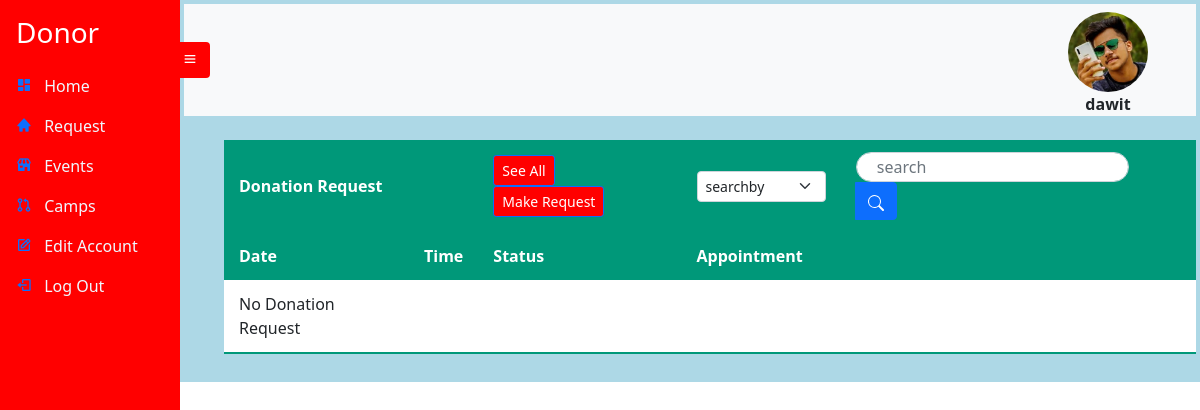
The app's page /donationrequest/notall (signed in), older data.
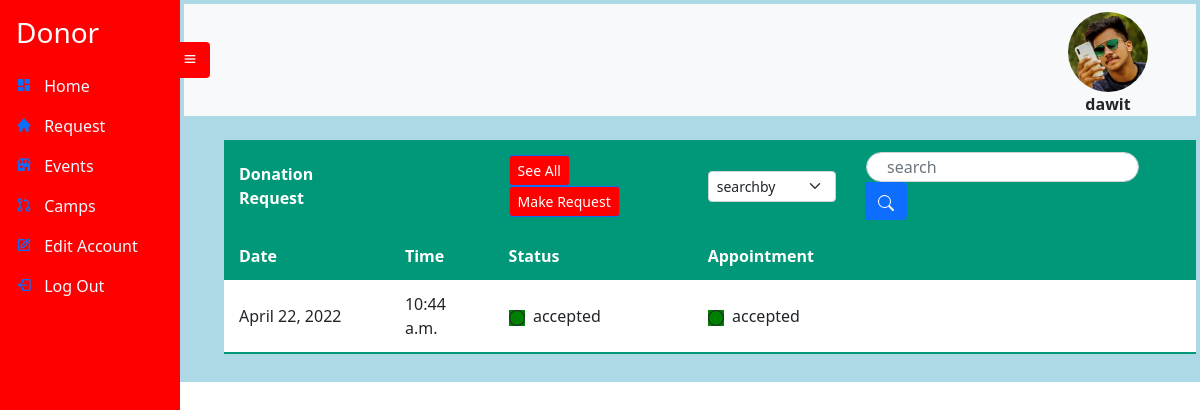
The same page, newer data.
### Donor/models.py (models this page shows, shortened)
class DonationRequestFormResult(models.Model):
    Result_id = models.UUIDField(default=uuid.uuid4, unique=True,
                          primary_key=True, editable=False)
    Donor_id = models.ForeignKey(Donor , null=True , on_delete=models.SET_NULL,blank=True , unique=False)
    HeartDisease = models.CharField(max_length=3, null=True , blank=True ,choices=Answer_choices)
    Kidney_Lung_Bloodpressure_Diabetes_Epilepsy = models.CharField(max_length=3, null=True , blank=True ,  choices=Answer_choices)
    Liverproblems = models.CharField(max_length=3, null=True , blank=True ,choices=Answer_choices)
    STD = models.CharField(max_length=3, null=True , blank=True ,choices=Answer_choices)
    Tattoo_Ear_skin_pierced_lastmonth= models.CharField(max_length=3, null=True , blank=True ,choices=Answer_choices)
    Slpet_Unsafely_OtherThanPartner = models.CharField(max_length=3, null=True , blank=True ,choices=Answer_choices)
    SeriousSkinRepair = models.CharField(max_length=3, null=True , blank=True ,choices=Answer_choices)
    Preagnant = models.CharField(max_length=3, null=True , blank=True,choices=Answer_choices)
    Abortion = models.CharField(max_length=3, null=True , blank=True,choices=Answer_choices)
    BreastFeeding = models.CharField(max_length=3, null=True , blank=True,choices=Answer_choices)
    BloodHealthfulnessInfo = models.CharField(max_length=10, null=True , blank=True,choices=Answer_choices)
    Status = models.CharField(null=True , max_length=11 , blank=True , default='in progress')
    Request_time = models.TimeField(auto_now_add=True , null=True , blank=True)
    Request_Date = models.DateField(auto_now_add=True  , null=True , blank=True)

class Appointment(models.Model):
    App_id = models.UUIDField(default=uuid.uuid4, unique=True,
                          primary_key=True, editable=False)
    Donor_id = models.ForeignKey(Donor , on_delete=models.SET_NULL, null=True , blank=True , unique=False)
    Date = models.DateField()
    Time = models.TimeField()
    status = models.CharField(null=True , max_length=11 , blank=True , default='in progress')

### Donor/views.py (the view, shortened to what this page needs)
# urls.py: path('donationrequest/<type>' , views.DonationRequest , name='donationrequest'),
def DonationRequest(request , type):
    donor = DonorState(request)['donor']
    donation = None
    appointment = None
    try:
        if(type=='all'):
            donation = DonationRequestFormResult.objects.filter(Donor_id = donor.Donor_id)
        elif(type=='notall'):
            donation = DonationRequestFormResult.objects.filter(Donor_id = donor.Donor_id)[0:5]
    except:
        donation = None
    try:
        if(type=='all'):
            appointment = Appointment.objects.filter(Donor_id = str(donor.Donor_id))
        elif(type=='notall'):
            appointment = Appointment.objects.filter(Donor_id = str(donor.Donor_id))[0:5]
    except:
        print('no appointment')
        appointment = None
    my_list=[]
    try:
        my_list = list(itertools.zip_longest(donation,appointment))
        print('list is set')
    except:
        my_list = []
        print('list is empty')
    context = {'list':my_list , 'donation':donation , 'donor':donor}
    return render (request , 'donor/donationrequest.html' , context  )

### Donor/views.py (called while the page is built)
def DonorState(request):
    donor = request.user
    context = {'donor': Donor.objects.get(Account_id = donor.id) }
    return context

### templates/donor/donationrequest.html (shortened to what this page needs)
{% extends 'donor/donor.html' %}
{% load static %}
{% block content %}
<br>
<table class="styled-table">
    <thead>
         <tr>
           <th>Donation Request</th>
           <th></th>
           <th><a href="{% url 'donationrequest' 'all' %}"><button type="button" class="btn btn-primary btn-sm" style= "background-color: red;">See All</button></a>&nbsp;
            <a href="{% url 'makerequest'  %}"><button type="button" class="btn btn-primary btn-sm" style= "background-color: red;">Make Request</button></a>
            </th>
            <form method="post" action="{% url 'donationrequest' 'searched' %}">
            <th>
              <select class="form-select form-select-sm" name='searchby' aria-label=".form-select-sm example">
              <option selected>searchby</option>
            </select>
            </th>
            <th>
              <div class="input-group">
                <div class="form-outline">
                  <input type="search" id="form1" name='searched' placeholder="search" class="form-control" />
                </div>
                <button type="submit"  class="btn btn-primary">
                </button>
              </div>
            </th>
            <th></th>
          </form>
          </tr>
          {% include 'donor/donationrequestlist.html' %}
{% endblock %}

### templates/donor/donationrequestlist.html
       <tr >
           <th>Date</th>
           <th>Time</th>
           <th>Status</th>
           <th>Appointment</th>
           <th></th>
           <th></th>
       </tr>
   </thead>
   <tbody>
     {% if list %}
     {% for don,app in list %}
     <tr>
      <td>{{ don.Request_Date }}</td>
      <td>{{ don.Request_time }}</td>
      {% if don.Status == 'in progress' %}
      <td><svg xmlns="http://www.w3.org/2000/svg" width="16" height="16" fill="currentColor" style="background-color: yellow;" class="bi bi-circle"  viewBox="0 0 16 16">
        <path d="M8 15A7 7 0 1 1 8 1a7 7 0 0 1 0 14zm0 1A8 8 0 1 0 8 0a8 8 0 0 0 0 16z"/>
      </svg>
      {% elif  don.Status == 'accepted' %}
      <td><svg xmlns="http://www.w3.org/2000/svg" width="16" height="16" fill="currentColor" style="background-color: green;" class="bi bi-circle"  viewBox="0 0 16 16">
        <path d="M8 15A7 7 0 1 1 8 1a7 7 0 0 1 0 14zm0 1A8 8 0 1 0 8 0a8 8 0 0 0 0 16z"/>
      </svg>
      {% elif  don.Status == 'rejected' %}
      <td><svg xmlns="http://www.w3.org/2000/svg" width="16" height="16" fill="currentColor" style="background-color:red;" class="bi bi-circle"  viewBox="0 0 16 16">
        <path d="M8 15A7 7 0 1 1 8 1a7 7 0 0 1 0 14zm0 1A8 8 0 1 0 8 0a8 8 0 0 0 0 16z"/>
      </svg>
      {% endif %}
      &nbsp;{{ don.Status}} </td>
      {% if don.Status == 'accepted' %}
      {% if app.status == 'accepted' %}
      <td><svg xmlns="http://www.w3.org/2000/svg" width="16" height="16" fill="currentColor" style="background-color:green;" class="bi bi-circle"  viewBox="0 0 16 16">
        <path d="M8 15A7 7 0 1 1 8 1a7 7 0 0 1 0 14zm0 1A8 8 0 1 0 8 0a8 8 0 0 0 0 16z"/>
      </svg>
      {% elif app.status == 'rejected' %}
      <td><svg xmlns="http://www.w3.org/2000/svg" width="16" height="16" fill="currentColor" style="background-color:red;" class="bi bi-circle"  viewBox="0 0 16 16">
        <path d="M8 15A7 7 0 1 1 8 1a7 7 0 0 1 0 14zm0 1A8 8 0 1 0 8 0a8 8 0 0 0 0 16z"/>
      </svg>
      {% elif app.status == 'in progress' %}
      <td><svg xmlns="http://www.w3.org/2000/svg" width="16" height="16" fill="currentColor" style="background-color:yellow;" class="bi bi-circle"  viewBox="0 0 16 16">
        <path d="M8 15A7 7 0 1 1 8 1a7 7 0 0 1 0 14zm0 1A8 8 0 1 0 8 0a8 8 0 0 0 0 16z"/>
      </svg>
      {% else %}
      <td><a href="{% url 'makeappointment' %}"><button type="button" class="btn btn-primary btn-sm" style= "background-color: red;">Make Appointment</button></a></td>
      {% endif %}
      &nbsp;{{ app.status}} </td>
      {% else %}
      <td><button type="button" class="btn btn-primary btn-sm" style= "background-color: red;" disabled>Make Appointment</button></td>
      {% endif %}
      <td></td>
      <td></td>
    </tr>
     {% endfor %}
     {% else %}
     <tr>
      <td>No Donation Request </td>
      <td></td>
      <td></td>
      <td></td>
      <td></td>
      <td></td>
    </tr>
    {% endif %}
     </tbody>
 </table>
 <br>

Row changes from the older to the newer data that the page shows:
added DonationRequestFormResult: Request_Date "April 22, 2022", Request_time "10:44 a.m.", Status "accepted", status "accepted"
Text that changed along with them:
text no longer shown: "No Donation Request"
